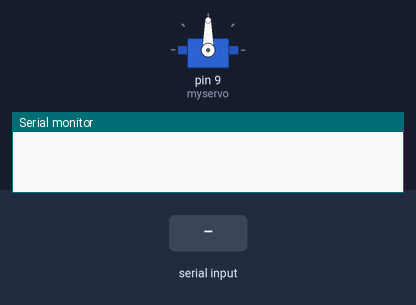
This sketch was run on a simulated Arduino Uno, built with avr-gcc and run on an emulated ATmega328P. Shown: servo, the last lines printed to the serial monitor. The test bench sets the inputs (shaded band).

Above: at 1.2 s.
1.3 s: "90,45\n" received over Serial
At 2.0 s:
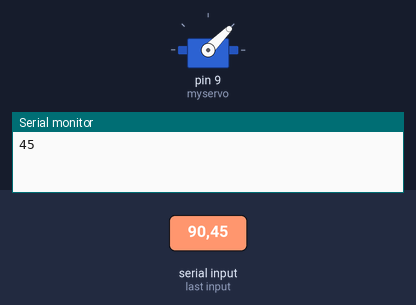
2.8 s: "30,150\n" received over Serial
At 3.2 s:
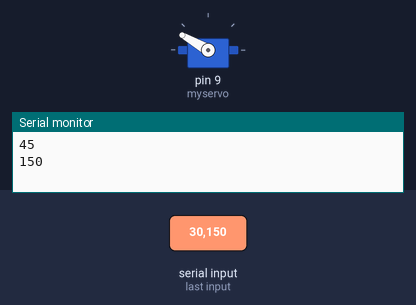
4.3 s: "5\n" received over Serial
At 5.3 s:
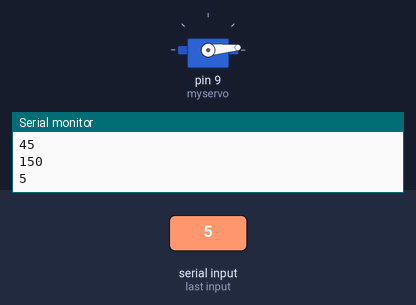
5.8 s: "200\n" received over Serial
At 6.5 s:
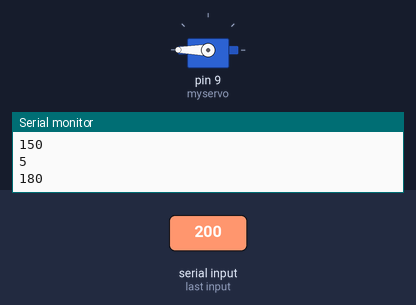
7.3 s: "90\n" received over Serial
At 7.6 s:
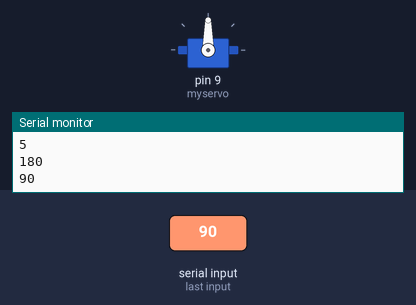
Timing chart, 0 to 9.8 s (numbered marks = the images above; inputs shaded):
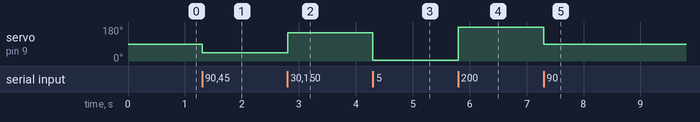

The sketch:

6-5_Sweep__Quiz1_.ino
```cpp
#include <Servo.h>

Servo myservo;
//int pos = 0;
void setup() {
  Serial.begin(9600);
  myservo.attach(9);
}

void loop() {
  while(Serial.available() > 0)
  {
    int pos=Serial.parseInt();
    pos=constrain(pos,0,180);
    if(Serial.read()=='\n')
    {
      myservo.write(pos);
      Serial.println(pos);
    }
  }
  /*
  for (pos = 0; pos <= 180; pos++)
  {
    myservo.write(pos);
    delay(15);
  }
  for (pos = 180; pos >= 0; pos--)
  {
    myservo.write(pos);
    delay(15);
  }
  */
}
```

Measured:
- after the input at 1.3 s, servo on pin 9 (myservo): 90° → 45° at once
- after the input at 2.8 s, servo on pin 9 (myservo): 45° → 150° at once
- after the input at 4.3 s, servo on pin 9 (myservo): 150° → 5° at once
- after the input at 5.8 s, servo on pin 9 (myservo): 5° → 180° at once
- after the input at 7.3 s, servo on pin 9 (myservo): 180° → 90° at once
